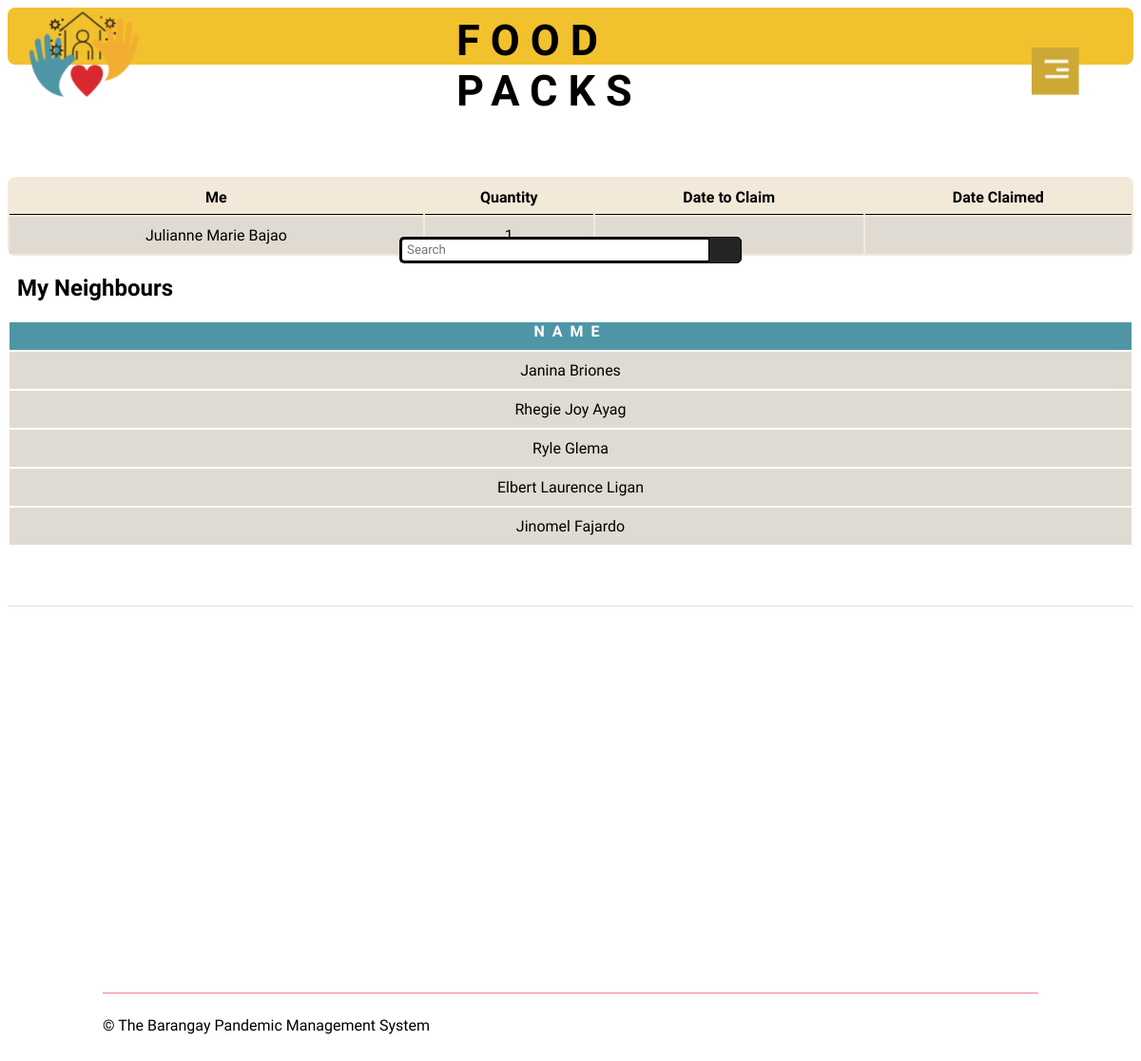
The app's page /fpack.php (signed in), older data.
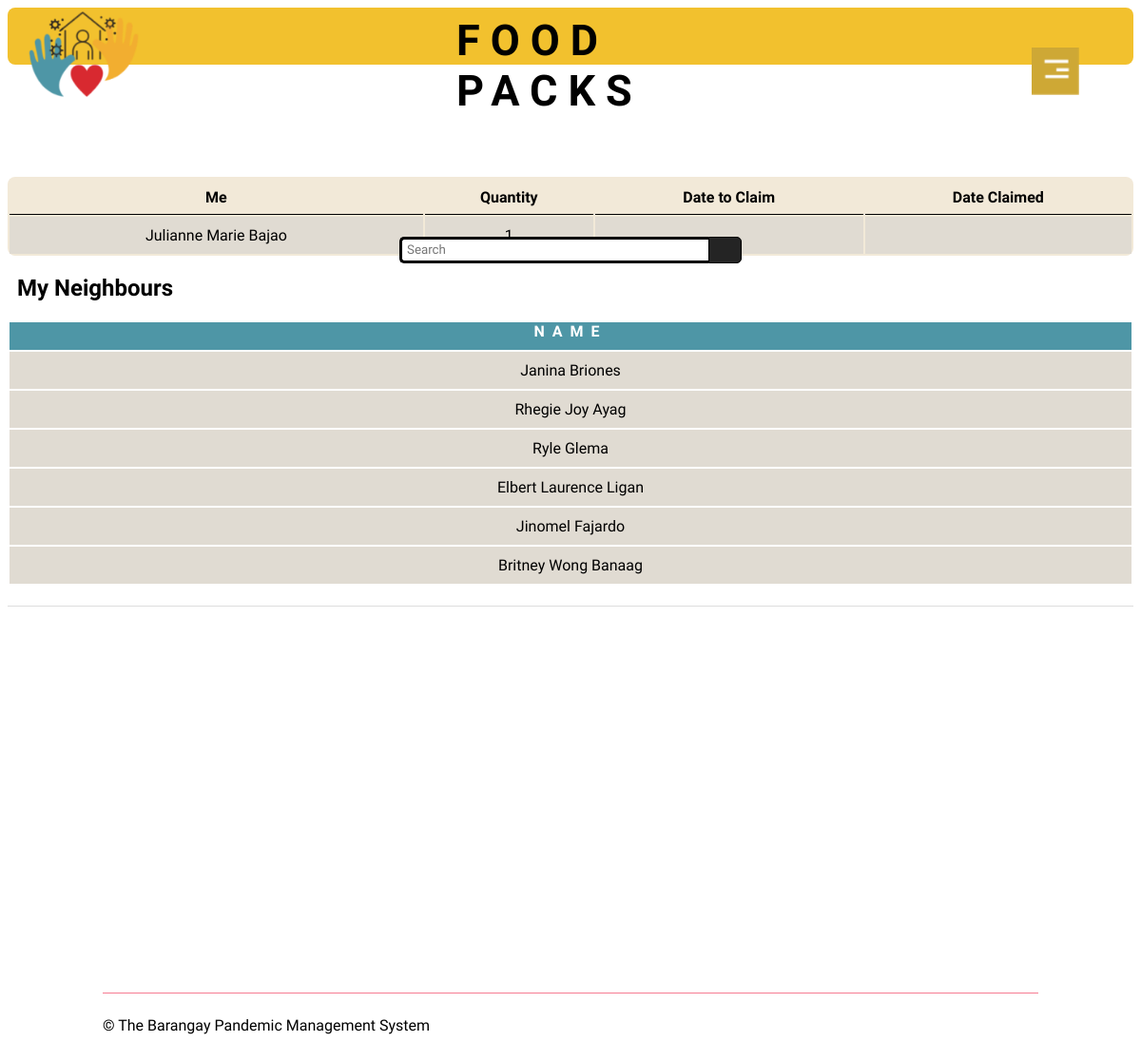
The same page, newer data.
### tables this page shows
CREATE TABLE `foodpacks` (
  `fpackID` int(11) NOT NULL,
  `userID` int(11) NOT NULL,
  `name3` varchar(50) NOT NULL,
  `quantity` int(50) NOT NULL,
  `barangay` varchar(50) NOT NULL,
  `date_claimed` varchar(50) NOT NULL
);

### session.php (called while the page is built, shortened)
<?php
	require 'Connection/db_conn.php';
	$query = $conn->query("SELECT * FROM `users` WHERE `userID` = '$_SESSION[userID]'") or die(mysqli_error());
	$fetch = $query->fetch_array();
	$purok2 = $fetch['purok'];
	$userID2 = $fetch['userID'];
?>

### fpack.php (the view, shortened to what this page needs)
<!DOCTYPE html>
<html>
<?php
	require 'session.php';
?>
<head>
	<link rel="stylesheet" href="fpack.css">
</head>
<body>
	<section id="header">
		<div class="header-box">
				<img src="images/logo1.png" class="logo">
			</div>
	<form action="fresult.php" method="get">
	<div class="wrap">
   <div class="search">
      <input type="text" name="search" class="searchTerm" placeholder="Search">
      <button type="submit" class="searchButton">
     </button>
   </div>
</div>
</form>
		<div class="container">
			<div class="Ayuda">
				<h1>FOOD PACKS</h1>
			</div>
		</div>
	</section>
	<img src="images/menu.png" id="menu">
<div class="container-table">
	<table class="table1">
  <tr>
    <th>Me</th>
    <th>Quantity</th>
    <th>Date to Claim</th>
    <th>Date Claimed</th>
  </tr>
  <tbody>
					<?php
						require 'Connection/db_conn.php';
						$query = $conn->query("SELECT name3, quantity, date_toclaim, date_claimed FROM `foodpacks` WHERE userID = ('$userID2');") or die(mysqli_error());
						while($fetch = $query->fetch_array()){
					?>
						<tr>
							<td><?php echo $fetch['name3']?></td>
							<td><?php echo $fetch['quantity']?></td>
							<td><?php echo $fetch['date_claimed']?></td>
						</tr>
					<?php
						}
					?>
					</tbody>
</table>
<h2 id="title2">My Neighbours</h2>
<div class="scrollable">
<table class="table2">
	<tbody>
	 				<th>NAME</th>
					<?php
						require 'Connection/db_conn.php';
						$query = $conn->query("SELECT foodpacks.name3 FROM `foodpacks` WHERE EXISTS (SELECT purok FROM users WHERE userID = foodpacks.userID AND purok = ('$purok2') AND userID != ('$userID2'));") or die(mysqli_error());
						while($fetch = $query->fetch_array()){
					?>
						<tr>
							<td><?php echo $fetch['name3']?></td>
						</tr>
					<?php
						}
					?>
					</tbody>
</table>
</div>
</div>
	<section id="footer">
	<div class="container footer-row">
		<hr>
		<div class="footer-left-col">
			<p>© The Barangay Pandemic Management System</p>
		</div>
	</div>
</section>
</body>
</html>

Row changes from the older to the newer data that the page shows:
added foodpacks: name3 "Britney Wong Banaag", shown under "My Neighbours"
